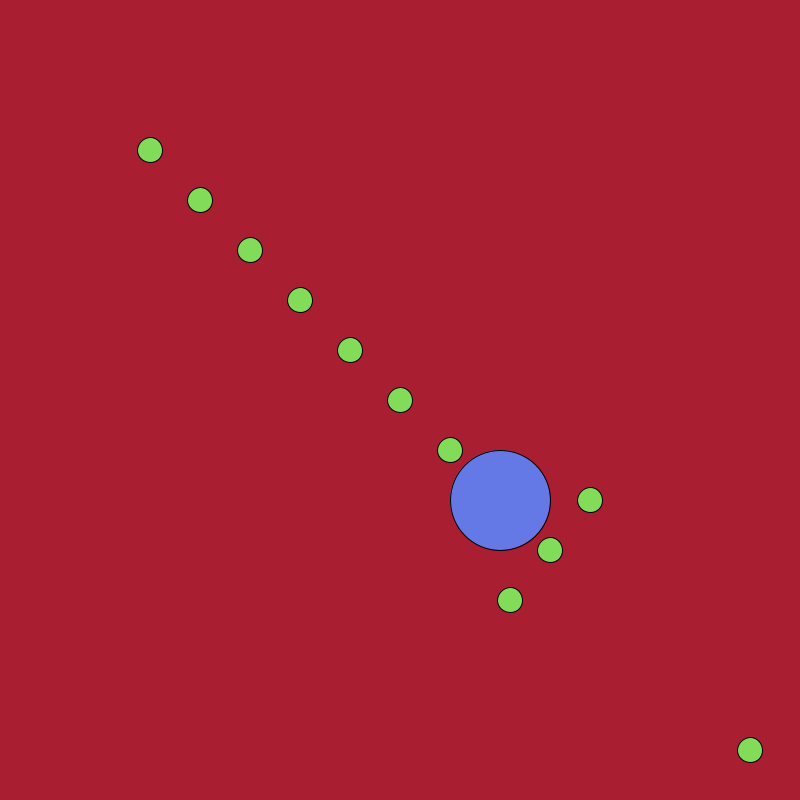
Frame 1 (no input)
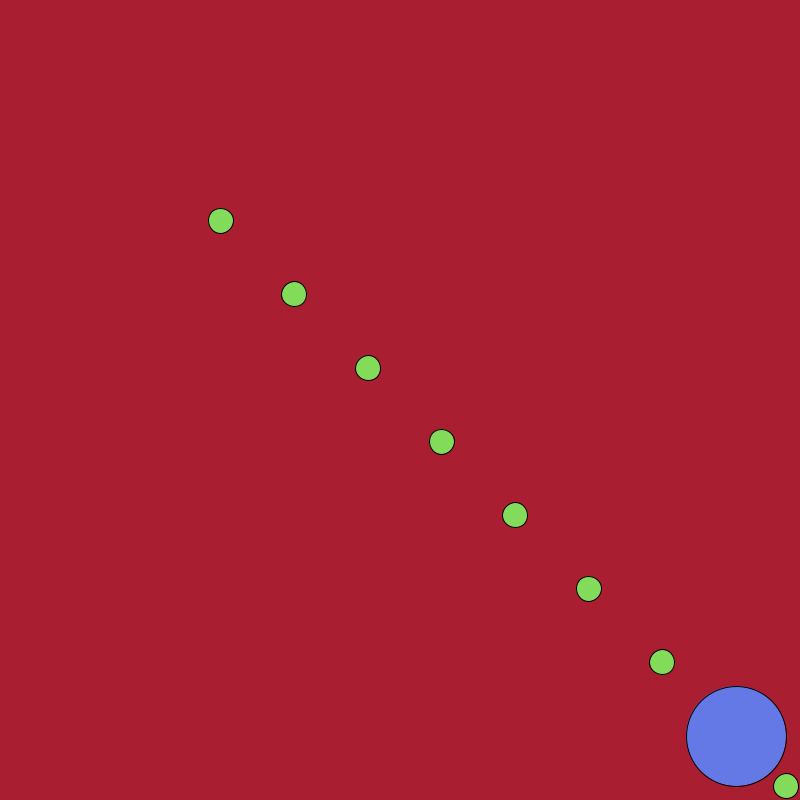
Frame 60 (the mouse pressed at the canvas centre just before this capture)
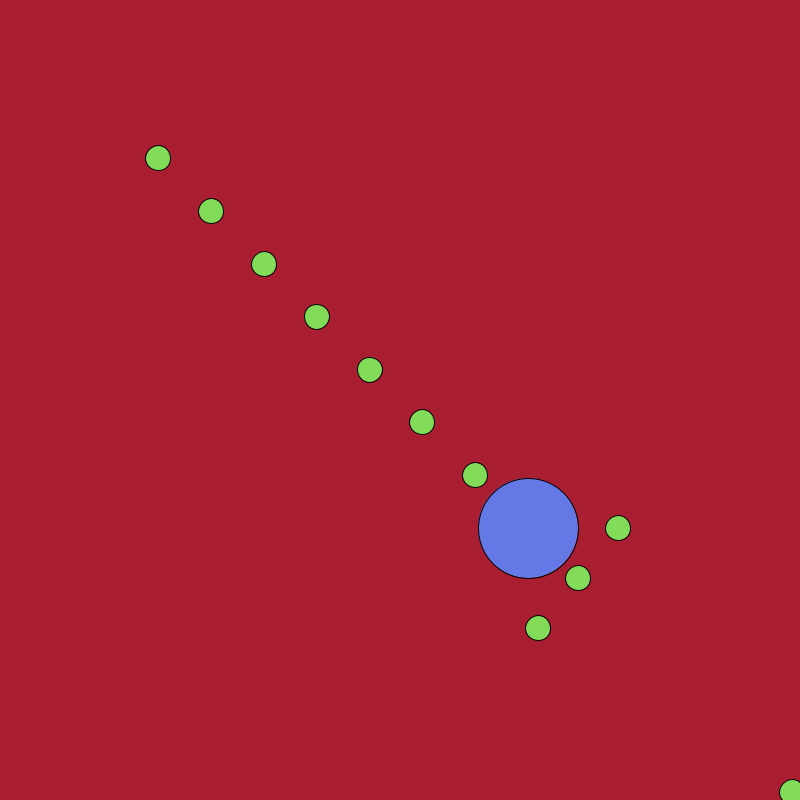
Frame 120 (the mouse held since frame 60 and released just before this capture)

The Processing sketch that drew these frames (run headless with seeded random() and noise(); from frame 60 on, the mouse is pressed at the canvas centre):

// Processing sketch: processing_71857
// ── processing_71857.pde

int circle_x = 500;
int circle_y = 500;
int circle_radius = 50; 
int circle_x_speed = 4;
int circle_y_speed = 4;
 
void setup() {
  size(800, 800);
};
void draw() {
  background(170, 30, 50); 
  fill(100,120,230);
  ellipse(circle_x, circle_y, circle_radius*2, circle_radius*2);
  //
  fill (130,220,90);
  ellipse(circle_x*1.5,circle_y*1.5,circle_radius/2,circle_radius/2);
  ellipse(circle_x*2,circle_y*2,circle_radius/2,circle_radius/2);
  ellipse(circle_x*2.5,circle_y*2.5,circle_radius/2,circle_radius/2);
  ellipse(circle_x*3,circle_y*3,circle_radius/2,circle_radius/2);
  ellipse(circle_x*3.5,circle_y*3.5,circle_radius/2,circle_radius/2);
  ellipse(circle_x*4,circle_y*4,circle_radius/2,circle_radius/2);
  ellipse(circle_x*4.5,circle_y*4.5,circle_radius/2,circle_radius/2);
  //
  ellipse(circle_x*0.9,circle_y*0.9,circle_radius/2,circle_radius/2);
  ellipse(circle_x*0.8,circle_y*0.8,circle_radius/2,circle_radius/2);
  ellipse(circle_x*0.7,circle_y*0.7,circle_radius/2,circle_radius/2);
  ellipse(circle_x*0.6,circle_y*0.6,circle_radius/2,circle_radius/2);
  ellipse(circle_x*0.5,circle_y*0.5,circle_radius/2,circle_radius/2);
  ellipse(circle_x*0.4,circle_y*0.4,circle_radius/2,circle_radius/2);
  ellipse(circle_x*0.3,circle_y*0.3,circle_radius/2,circle_radius/2);
  //
  
 ellipse(circle_x+90,circle_y,circle_radius/2,circle_radius/2);
 ellipse(circle_x+50,circle_y+50,circle_radius/2,circle_radius/2);
 ellipse(circle_x+10,circle_y+100.1,circle_radius/2,circle_radius/2);

  
  //
  circle_x = circle_x + circle_x_speed;
  if ((circle_x + circle_radius > width) || (circle_x - circle_radius < 0)) {  //move other way
  //
    circle_x_speed = circle_x_speed * -1;    //
  };
  //

  circle_y = circle_y + circle_y_speed;// 
  if ((circle_y + circle_radius > height) || (circle_y - circle_radius < 0)) {
      //
    circle_y_speed = circle_y_speed * -1;
    //
  }
};
